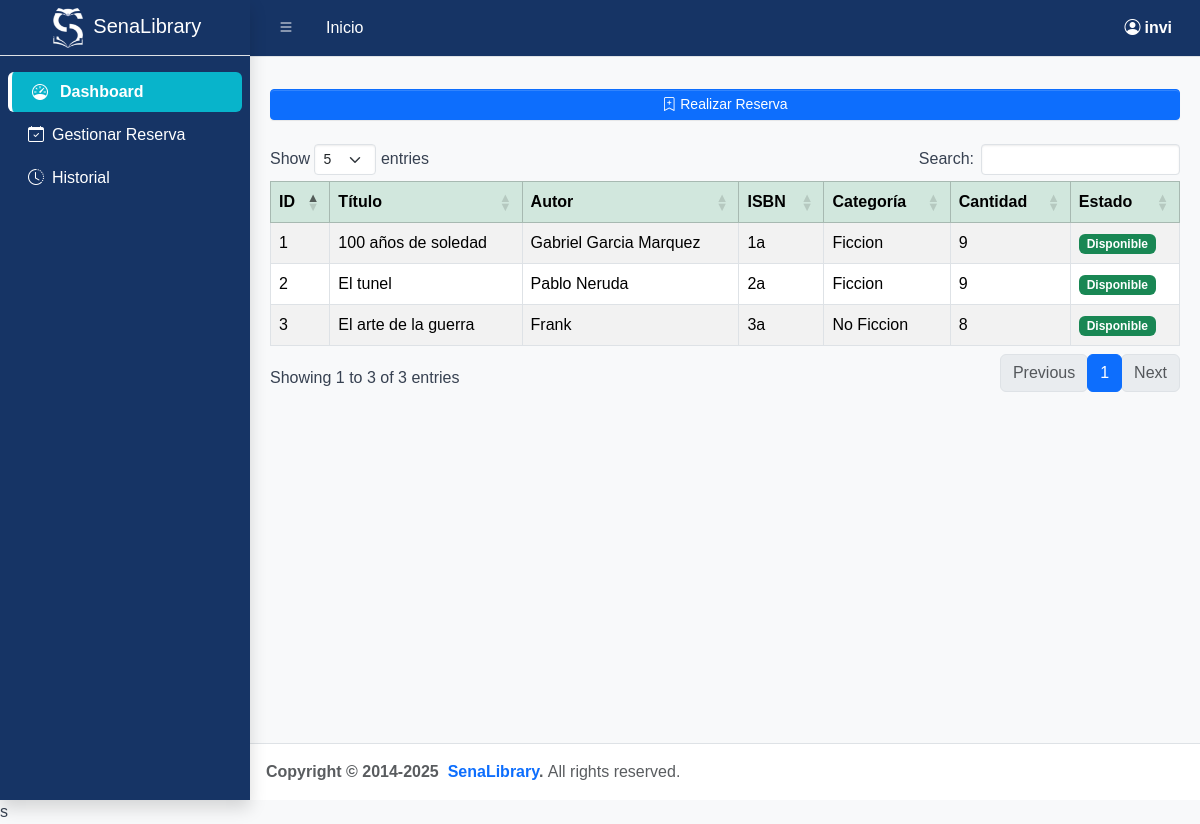
The page /index.php (signed in) on the database its author committed.
### tables this page shows
CREATE TABLE `libro` (
  `id_libro` int(11) NOT NULL,
  `titulo_libro` varchar(45) NOT NULL,
  `autor_libro` varchar(45) NOT NULL,
  `ISBN_libro` varchar(45) NOT NULL,
  `categoria_libro` varchar(45) NOT NULL,
  `cantidad_libro` int(11) NOT NULL,
  `disponibilidad_libro` varchar(45) NOT NULL
);

### models/MySQL.php (called while the page is built, shortened)
<?php
class MySQL {
    private $ipServidor = "localhost";
    private $usuarioBase = "root";
    private $contrasena = "";
    private $nombreBaseDatos = "senaLibrary";
    private $conexion;
    public function conectar() {
        $this->conexion = mysqli_connect(
            $this->ipServidor,
            $this->usuarioBase,
            $this->contrasena,
            $this->nombreBaseDatos
        );
        mysqli_set_charset($this->conexion, "utf8");
        return $this->conexion;
    }
    public function efectuarConsulta($consulta) {
        mysqli_query($this->conexion, "SET NAMES 'utf8'");
        mysqli_query($this->conexion, "SET CHARACTER SET 'utf8'");
        $resultado = mysqli_query($this->conexion, $consulta);
        return $resultado;
    }
}
?>

### index.php (the view, shortened to what this page needs)
<?php
require_once 'models/MySQL.php';
$mysql = new MySQL();
$mysql->conectar();
$rol= $_SESSION['tipo_usuario'];
$nombre=$_SESSION['nombre_usuario'];
$resultadolibros=$mysql->efectuarConsulta("SELECT * FROM libro");
?>
<!doctype html>
<html lang="en">
  <head>
    <link
      rel="stylesheet"
      href="https://cdn.jsdelivr.net/npm/@fontsource/source-sans-3@5.0.12/index.css"
      media="print"
      onload="this.media='all'"
    />
    <link
      rel="stylesheet"
      href="https://cdn.jsdelivr.net/npm/overlayscrollbars@2.11.0/styles/overlayscrollbars.min.css"
    />
    <link
      rel="stylesheet"
      href="https://cdn.jsdelivr.net/npm/bootstrap-icons@1.13.1/font/bootstrap-icons.min.css"
    />
    <link rel="stylesheet" href="./css/adminlte.css" />
     <link rel="stylesheet" href="./css/style.css">
    <link
      rel="stylesheet"
      href="https://cdn.jsdelivr.net/npm/apexcharts@3.37.1/dist/apexcharts.css"
    />
    <link
      rel="stylesheet"
      href="https://cdn.jsdelivr.net/npm/jsvectormap@1.5.3/dist/css/jsvectormap.min.css"
    />
<link rel="stylesheet" href="https://cdn.datatables.net/1.13.7/css/dataTables.bootstrap5.min.css">
<link rel="stylesheet" href="https://cdn.datatables.net/responsive/2.5.0/css/responsive.bootstrap5.min.css">
<link href="https://cdn.datatables.net/columncontrol/1.1.0/css/columnControl.dataTables.min.css" rel="stylesheet">
  </head>
<body class="layout-fixed sidebar-expand-lg sidebar-open bg-body-tertiary">
    <div class="app-wrapper">
      <nav class="app-header navbar navbar-expand bg-body">
        <div class="container-fluid">
          <ul class="navbar-nav">
            <li class="nav-item">
              <a class="nav-link" data-lte-toggle="sidebar" href="index.php" role="button">
                <i class="bi bi-list"></i>
              </a>
            </li>
            <li class="nav-item d-none d-md-block">
              <a href="index.php" class="nav-link">Inicio</a>
            </li>
          </ul>
          <ul class="navbar-nav ms-auto">
            <li class="nav-item dropdown user-menu">
  <a href="#" class="nav-link dropdown-toggle text-white fw-semibold" data-bs-toggle="dropdown">
    <span class="d-none d-md-inline"><i class="bi bi-person-circle me-1"></i><?php echo $nombre; ?></span>
  </a>
            </li>
          </ul>
        </div>
      </nav>
      <aside class="app-sidebar verde shadow">
        <div class="sidebar-brand">
          <a href="./index.php" class="brand-link">
            <span class="title"><img src="media/senalibrary icon.png"  style="width:30px; height:40px; vertical-align:middle; margin-right:5px; margin-top: 5px; margin-bottom: 5px;"> SenaLibrary</span>
          </a>
        </div>
        <div class="sidebar-wrapper">
          <nav class="mt-2">
            <ul
              class="nav sidebar-menu flex-column"
              data-lte-toggle="treeview"
              role="navigation"
              aria-label="Main navigation"
              data-accordion="false"
              id="navigation"
            >
              <li class="nav-item">
                <a href="./index.php" class="nav-link active">
                  <i class="nav-icon bi bi-speedometer me-2"></i>
                  <span>
                    Dashboard
                  </span>
                  </a>
              </li>
               <?php if ($rol == 'Cliente'): ?>
              <li class="nav-item">
                <a href="./views/gestionarReserva.php" class="nav-link">
                 <i class="bi bi-calendar-check me-2 me-2"> </i>
                  <span> Gestionar Reserva </span>
                </a>
              </li>
              <li class="nav-item">
                <a href="./views/historialPrestamos.php" class="nav-link">
                  <i class="bi bi-clock-history me-2"></i>
                  <span> Historial </span>
                </a>
              </li>
              <?php endif; ?>
            </ul>
          </nav>
        </div>
      </aside>
      <main class="app-main">
        <div class="app-content-header">
        </div>
        <div class="app-content">
          <div class="container-fluid">
            <div class="row">
            <?php if($rol != "Administrador"): ?>
              <div class="table-responsive">
                  <div class="col">
                      <button class="btn btn-sm btn-primary btnReservar mb-4 w-100" onclick="abrirCrearReserva()">
                          <i class="bi bi-bookmark-plus"></i> Realizar Reserva
                      </button>
                  </div>
                  <table id="tablaLibros" class="table table-striped table-bordered" width="100%">
                      <thead class="table-success">
                          <tr>
                              <th>ID</th>
                              <th>Título</th>
                              <th>Autor</th>
                              <th>ISBN</th>
                              <th>Categoría</th>
                              <th>Cantidad</th>
                              <th>Estado</th>
                          </tr>
                      </thead>
                      <tbody>
                          <?php while($fila = $resultadolibros->fetch_assoc()): ?>
                              <tr>
                                  <td><?= $fila['id_libro'] ?></td>
                                  <td><?= $fila['titulo_libro'] ?></td>
                                  <td><?= $fila['autor_libro'] ?></td>
                                  <td><?= $fila['ISBN_libro'] ?></td>
                                  <td><?= $fila['categoria_libro'] ?></td>
                                  <td><?= $fila['cantidad_libro'] ?></td>
                                  <td>
                                      <?php if($fila['cantidad_libro'] == 0): ?>
                                          <span class="badge bg-danger">No disponible</span>
                                      <?php else: ?>
                                          <span class="badge bg-success"><?= $fila['disponibilidad_libro'] ?></span>
                                      <?php endif; ?>
                                  </td>
                              </tr>
                          <?php endwhile; ?>
                      </tbody>
                  </table>
              </div>
            <?php endif; ?>
            </div>
          </div>
        </div>
      </main>
      <footer class="app-footer">
        <strong>
          Copyright &copy; 2014-2025&nbsp;
          <a href="https://adminlte.io" class="text-decoration-none">SenaLibrary</a>.
        </strong>
        All rights reserved.
      </footer>
    </div>
  </body>
</html>s

### css/style.css (style rules this page uses)
nav .nav-link { color: #FFFFFF !important; }
aside.app-sidebar.verde { background-color: #163465 !important; color: #FFFFFF !important; }
aside.app-sidebar.verde .nav-link, aside.app-sidebar.verde .title, aside.app-sidebar.verde .nav-header { color: #FFFFFF !important; border-left: 4px solid transparent; transition: all 0.2s ease-in-out; }
aside.app-sidebar.verde .nav-link.active { background-color: #08b4cb !important; color: #FFFFFF !important; font-weight: 600; border-left-color: #FFFFFF; }
.title, .nav-header { color: #FFFFFF !important; }
body { background-color: #F9FAFB; color: #374151; font-family: 'Poppins', sans-serif; }
.navbar { background-color: #163465 !important; color: #FFFFFF !important; }

### rows shown on the page
libro: id_libro "1", titulo_libro "100 años de soledad", autor_libro "Gabriel Garcia Marquez", ISBN_libro "1a", categoria_libro "Ficcion", cantidad_libro "9", disponibilidad_libro "Disponible"
libro: id_libro "2", titulo_libro "El tunel", autor_libro "Pablo Neruda", ISBN_libro "2a", categoria_libro "Ficcion", cantidad_libro "9", disponibilidad_libro "Disponible"
libro: id_libro "3", titulo_libro "El arte de la guerra", autor_libro "Frank", ISBN_libro "3a", categoria_libro "No Ficcion", cantidad_libro "8", disponibilidad_libro "Disponible"

### other values the page prints
$nombre "invi"
